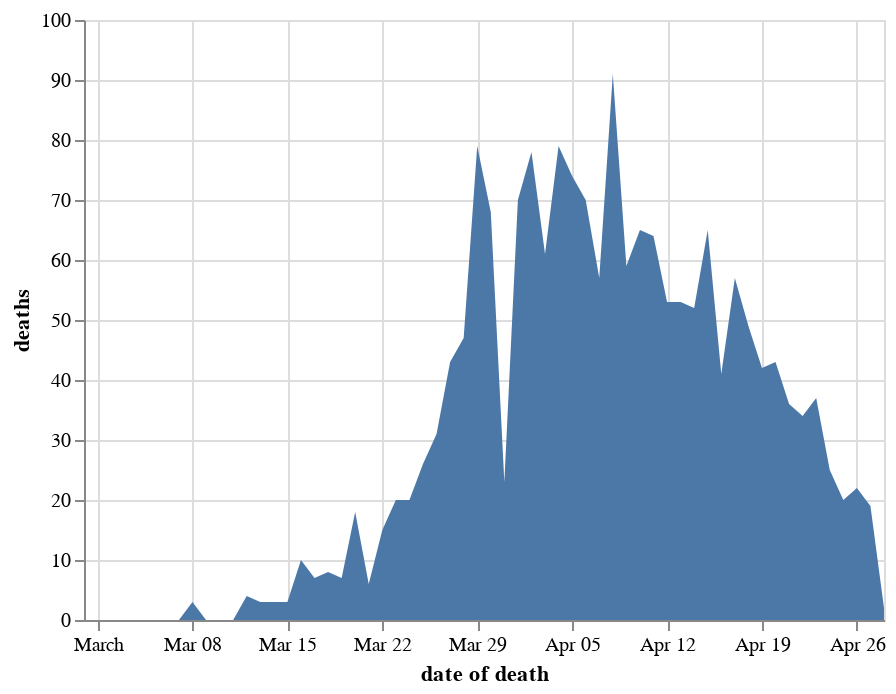

Notebook code for this chart:
### Markdown cell above
## Deaths on date died Express & Star

### Code cell
chart_dodde = chart_doddbt.copy()
chart_dodde = chart_dodde[chart_dodde.code.isin(trustcodes_expressandstar)]
chart_dodde = chart_dodde.groupby(['date of death'], as_index=False)['deaths'].sum()
alt.Chart(chart_dodde).mark_area().encode(
    x='date of death',
    y='deaths'
)

### Figure 1 — Vega-Lite specification as saved in the notebook (floating-point values rounded to 4 significant figures)
{"config": {"view": {"continuousWidth": 400, "continuousHeight": 300}}, "data": {"name": "data-f8b58dd27dbf9f73b94ef9ee69ff04ee"}, "mark": "area", "encoding": {"x": {"type": "temporal", "field": "date of death"}, "y": {"type": "quantitative", "field": "deaths"}}, "$schema": "https://vega.github.io/schema/vega-lite/v4.8.1.json", "datasets": {"data-f8b58dd27dbf9f73b94ef9ee69ff04ee": [{"date of death": "2020-02-29T00:00:00", "deaths": 0}, {"date of death": "2020-03-01T00:00:00", "deaths": 0}, {"date of death": "2020-03-02T00:00:00", "deaths": 0}, {"date of death": "2020-03-03T00:00:00", "deaths": 0}, {"date of death": "2020-03-04T00:00:00", "deaths": 0}, {"date of death": "2020-03-05T00:00:00", "deaths": 0}, {"date of death": "2020-03-06T00:00:00", "deaths": 0}, {"date of death": "2020-03-07T00:00:00", "deaths": 0}, {"date of death": "2020-03-08T00:00:00", "deaths": 3}, {"date of death": "2020-03-09T00:00:00", "deaths": 0}, {"date of death": "2020-03-10T00:00:00", "deaths": 0}, {"date of death": "2020-03-11T00:00:00", "deaths": 0}, {"date of death": "2020-03-12T00:00:00", "deaths": 4}, {"date of death": "2020-03-13T00:00:00", "deaths": 3}, {"date of death": "2020-03-14T00:00:00", "deaths": 3}, {"date of death": "2020-03-15T00:00:00", "deaths": 3}, {"date of death": "2020-03-16T00:00:00", "deaths": 10}, {"date of death": "2020-03-17T00:00:00", "deaths": 7}, {"date of death": "2020-03-18T00:00:00", "deaths": 8}, {"date of death": "2020-03-19T00:00:00", "deaths": 7}, {"date of death": "2020-03-20T00:00:00", "deaths": 18}, {"date of death": "2020-03-21T00:00:00", "deaths": 6}, {"date of death": "2020-03-22T00:00:00", "deaths": 15}, {"date of death": "2020-03-23T00:00:00", "deaths": 20}, {"date of death": "2020-03-24T00:00:00", "deaths": 20}, {"date of death": "2020-03-25T00:00:00", "deaths": 26}, {"date of death": "2020-03-26T00:00:00", "deaths": 31}, {"date of death": "2020-03-27T00:00:00", "deaths": 43}, {"date of death": "2020-03-28T00:00:00", "deaths": 47}, {"date of death": "2020-03-29T00:00:00", "deaths": 79}, {"date of death": "2020-03-30T00:00:00", "deaths": 68}, {"date of death": "2020-03-31T00:00:00", "deaths": 23}, {"date of death": "2020-04-01T00:00:00", "deaths": 70}, {"date of death": "2020-04-02T00:00:00", "deaths": 78}, {"date of death": "2020-04-03T00:00:00", "deaths": 61}, {"date of death": "2020-04-04T00:00:00", "deaths": 79}, {"date of death": "2020-04-05T00:00:00", "deaths": 74}, {"date of death": "2020-04-06T00:00:00", "deaths": 70}, {"date of death": "2020-04-07T00:00:00", "deaths": 57}, {"date of death": "2020-04-08T00:00:00", "deaths": 91}, {"date of death": "2020-04-09T00:00:00", "deaths": 59}, {"date of death": "2020-04-10T00:00:00", "deaths": 65}, {"date of death": "2020-04-11T00:00:00", "deaths": 64}, {"date of death": "2020-04-12T00:00:00", "deaths": 53}, {"date of death": "2020-04-13T00:00:00", "deaths": 53}, {"date of death": "2020-04-14T00:00:00", "deaths": 52}, {"date of death": "2020-04-15T00:00:00", "deaths": 65}, {"date of death": "2020-04-16T00:00:00", "deaths": 41}, {"date of death": "2020-04-17T00:00:00", "deaths": 57}, {"date of death": "2020-04-18T00:00:00", "deaths": 49}, {"date of death": "2020-04-19T00:00:00", "deaths": 42}, {"date of death": "2020-04-20T00:00:00", "deaths": 43}, {"date of death": "2020-04-21T00:00:00", "deaths": 36}, {"date of death": "2020-04-22T00:00:00", "deaths": 34}, {"date of death": "2020-04-23T00:00:00", "deaths": 37}, {"date of death": "2020-04-24T00:00:00", "deaths": 25}, {"date of death": "2020-04-25T00:00:00", "deaths": 20}, {"date of death": "2020-04-26T00:00:00", "deaths": 22}, {"date of death": "2020-04-27T00:00:00", "deaths": 19}, {"date of death": "2020-04-28T00:00:00", "deaths": 2}]}}
